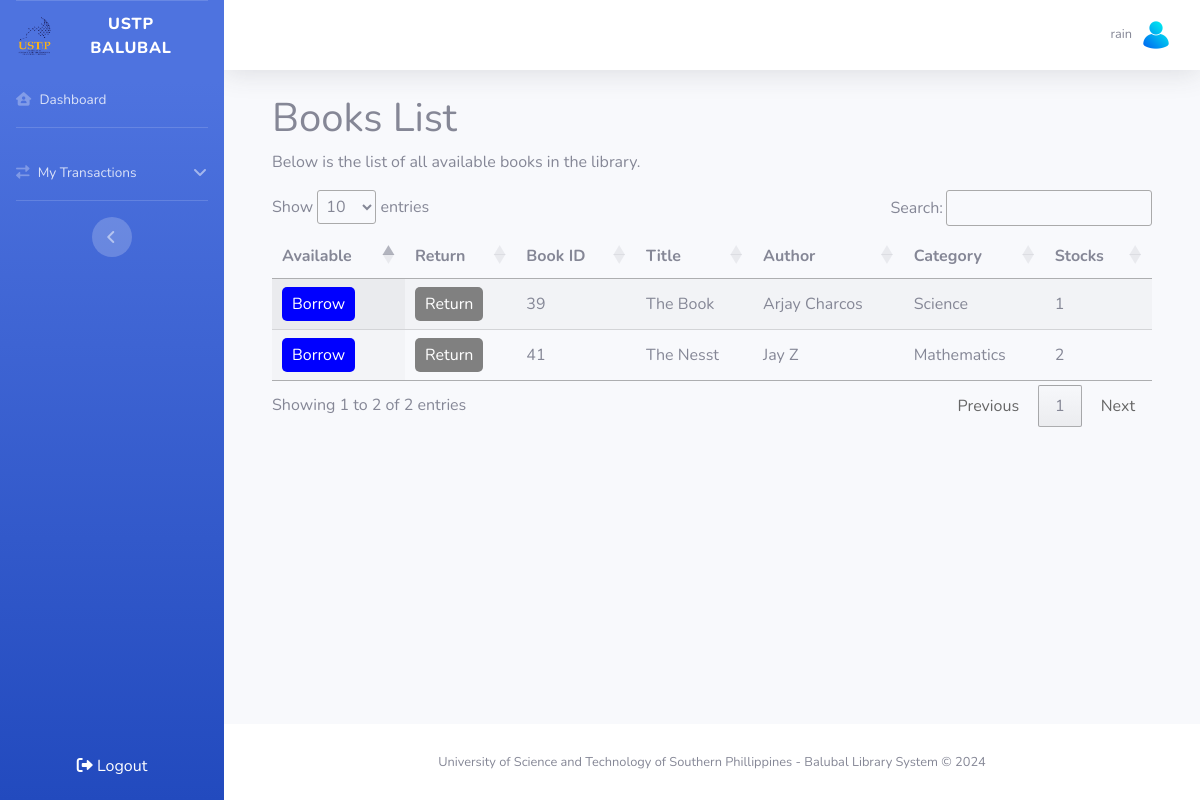
/borrower/dashboard.php (signed in), run on an earlier commit of the app's database.
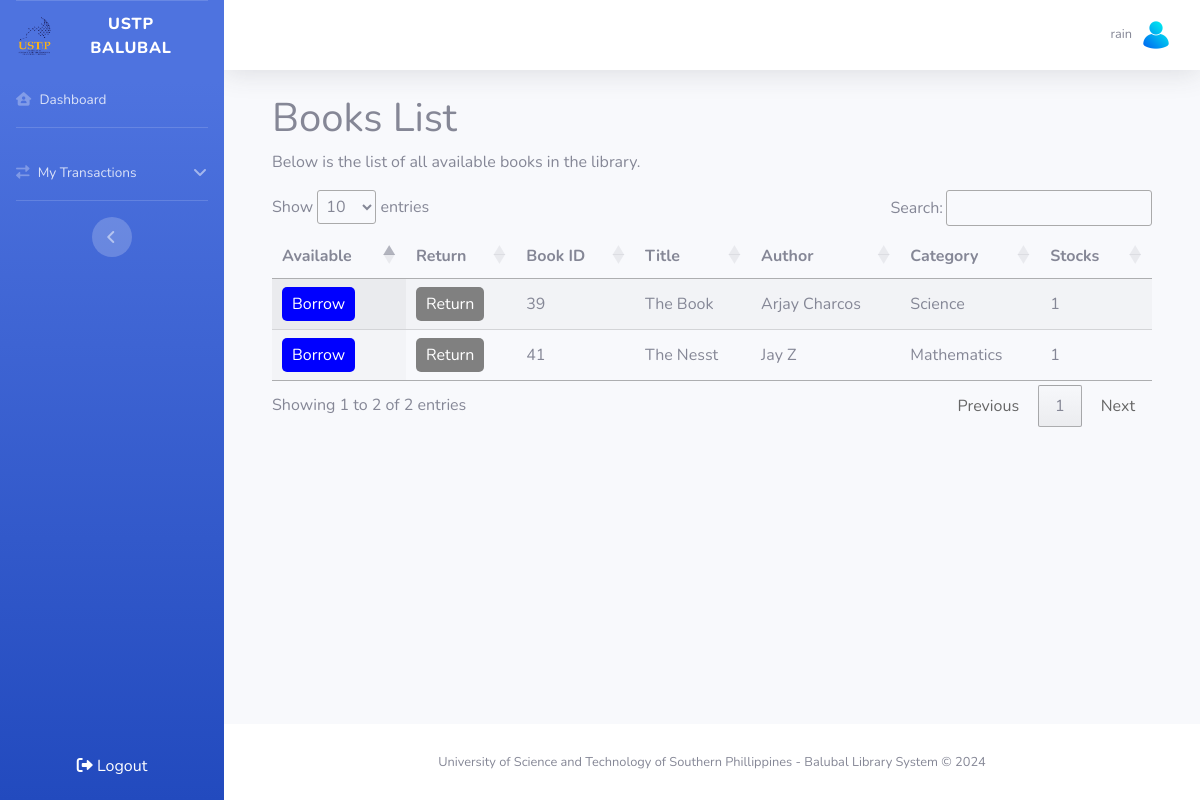
And on a later commit of the database.
### tables this page shows
CREATE TABLE `tblbooks` (
  `bookId` int(11) NOT NULL,
  `title` varchar(100) NOT NULL,
  `dateAdded` timestamp NOT NULL DEFAULT current_timestamp(),
  `quantity` int(11) NOT NULL,
  `authorId` int(11) DEFAULT NULL,
  `categoryId` int(11) DEFAULT NULL,
  `callNum` varchar(11) NOT NULL,
  `accessionNum` varchar(5) NOT NULL,
  `barcodeNum` varchar(11) NOT NULL,
  `publisher` varchar(30) NOT NULL,
  `publishedDate` date DEFAULT NULL
);

CREATE TABLE `tblcategory` (
  `categoryId` int(11) NOT NULL,
  `categoryName` varchar(30) NOT NULL
);

### borrower/dashboard.php (the view, shortened to what this page needs)
<?php
include('db/db-connect.php');
$userId = $_SESSION['user_id'];
$query = "SELECT b.bookId, b.title, b.quantity,
                 CONCAT(a.firstName, ' ', a.lastName) AS authorName,
                 c.categoryName,
                 COALESCE((
                     SELECT returned
                     FROM tblreturnborrow
                     WHERE tblreturnborrow.bookId = b.bookId
                       AND tblreturnborrow.borrowerId = ?
                     ORDER BY borrowId DESC
                     LIMIT 1
                 ), 'Yes') AS returnedStatus
          FROM tblbooks b
          JOIN tblauthor a ON b.authorId = a.authorId
          JOIN tblcategory c ON b.categoryId = c.categoryId";
$stmt = $conn->prepare($query);
$stmt->bind_param("i", $userId);
$stmt->execute();
$result = $stmt->get_result();
?>
<!DOCTYPE html>
<html lang="en">
<head>
    <link rel="stylesheet" href="https://cdn.datatables.net/1.13.6/css/jquery.dataTables.min.css">
</head>
<body>
    <div class="container">
        <h1>Books List</h1>
        <p>Below is the list of all available books in the library.</p>
        <table id="dataTable" class="display" style="width:100%">
            <thead>
                <tr>
                    <th>Available</th>
                    <th>Return</th>
                    <th>Book ID</th>
                    <th>Title</th>
                    <th>Author</th>
                    <th>Category</th>
                    <th>Stocks</th>
                </tr>
            </thead>
            <tbody>
                <?php
                if ($result->num_rows > 0) {
                    while ($row = $result->fetch_assoc()) {
                        echo "<tr>";
                        echo "<td>";
                    $checkQuery = "SELECT * FROM tblreturnborrow WHERE borrowerId = ? AND bookId = ? AND returned = 'No' LIMIT 1";
                    $checkStmt = $conn->prepare($checkQuery);
                    $checkStmt->bind_param("ii", $userId, $row['bookId']);
                    $checkStmt->execute();
                    $checkResult = $checkStmt->get_result();
                        if ($row['quantity'] > 0) {
                            if ($checkResult->num_rows > 0) {
                                echo "<button class='btn-borrowed' disabled>Borrowed</button>";
                            } else {
                                echo "<button class='btn-action' onclick='handleBorrow(" . $row['bookId'] . ")'>Borrow</button>";
                            }
                        } else {
                            echo "<button class='btn-nostock' disabled>Unavailable</button>";
                        }
                        echo "</td>";
                        echo "<td>";
                        if ($row['returnedStatus'] === 'No') {
                            echo "<button class='btn-action return-btn' onclick='handleReturn(" . $row['bookId'] . ")'>Return</button>";
                        } else {
                            echo "<button class='btn-action return-btn' disabled>Return</button>";
                        }
                        echo "</td>";
                        echo "<td>" . $row['bookId'] . "</td>";
                        echo "<td>" . htmlspecialchars($row['title']) . "</td>";
                        echo "<td>" . htmlspecialchars($row['authorName']) . "</td>";
                        echo "<td>" . htmlspecialchars($row['categoryName']) . "</td>";
                        echo "<td>" . $row['quantity'] . "</td>";
                        echo "</tr>";
                    }
                }
                ?>
            </tbody>
        </table>
    </div>
</body>
</html>
<?php
include('templates/main.php');
?>

What changed in the data, as far as the page shows it:
changed tblbooks "The Nesst": quantity "2" → "1"
